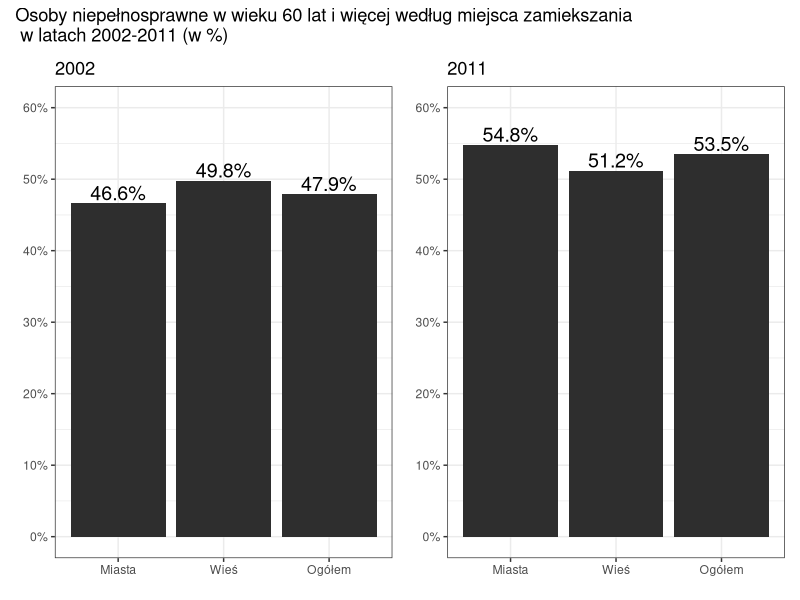

Write the R code that produced this figure.
## ---- chunk 1
library(ggplot2)
library(ggthemes)
library(patchwork)
kategorie1 <- c("Ogółem","Miasta","Wieś")
wartosci1 <- c(0.479,0.466,0.498)
df1 <- data.frame(kategorie1,wartosci1)
wykres_1 <- ggplot(df1,aes(x = factor(kategorie1,levels = c("Miasta","Wieś","Ogółem")), y = wartosci1)) + geom_bar(stat='identity',position = "dodge",fill = "gray18")  + labs(x = element_blank(),y = element_blank(),title = "2002") + scale_y_continuous(labels = scales::percent,limits = c(0,0.6),breaks = c(0,0.1,0.2,0.3,0.4,0.5,0.6)) + 
  geom_text(aes(label = scales::percent(wartosci1), y = wartosci1 + 0.015),size = 5) + theme_bw() 
kategorie2 <- c("Ogółem","Miasta","Wieś")
wartosci2 <- c(0.535,0.548,0.512) 
df2 <- data.frame(kategorie2,wartosci2)
wykres_2 <- ggplot(df2,aes(x = factor(kategorie2,levels = c("Miasta","Wieś","Ogółem")), y = wartosci2)) + geom_bar(stat='identity',position = "dodge",fill = "gray18")  + labs(x = element_blank(),y = element_blank(),title = "2011") + scale_y_continuous(labels = scales::percent,limits = c(0,0.6),breaks = c(0,0.1,0.2,0.3,0.4,0.5,0.6)) + 
  geom_text(aes(label = scales::percent(wartosci2), y = wartosci2 + 0.015),size = 5) + theme_bw() 
wykres_3 <- wykres_1 + wykres_2  
wykres_3 + plot_annotation(title = "Osoby niepełnosprawne w wieku 60 lat i więcej według miejsca zamiekszania \n w latach 2002-2011 (w %)")

